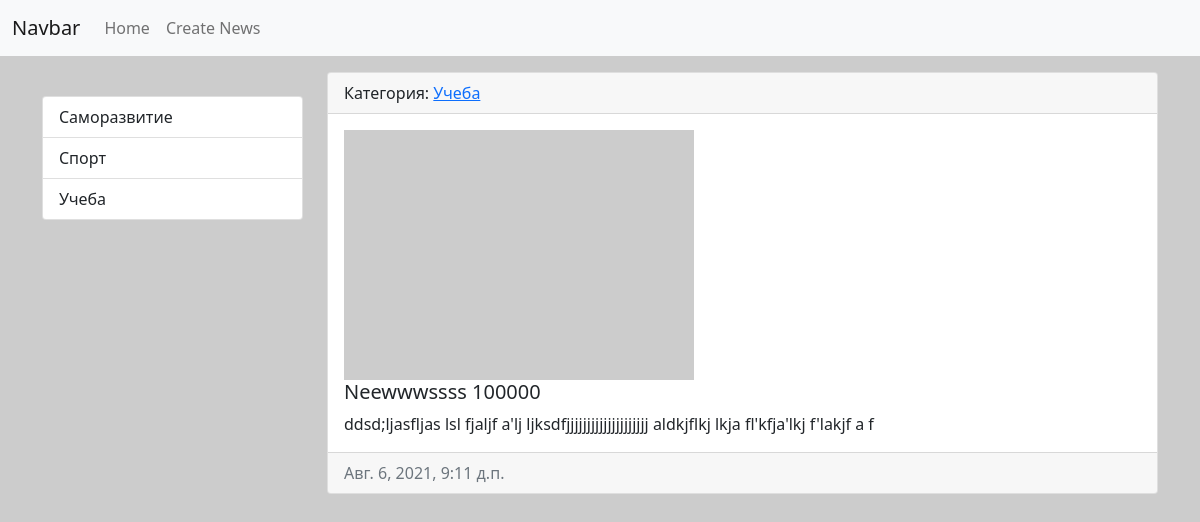
The app's page /news/9 with its own data.
### news/models.py (models this page shows, shortened)
class Category(models.Model):
    title = models.CharField('Название', max_length=100, db_index=True)
    def get_absolute_url(self):
        return reverse('category', kwargs={"category_id": self.pk})
    def __str__(self):
        return self.title
    class Meta:
        verbose_name = 'Категорию'
        verbose_name_plural = 'Категории'
        ordering = ['title']

class News(models.Model):
    title = models.CharField('Название', max_length=150)
    content = models.TextField('Контент', blank=True)
    created_ad = models.DateTimeField('Дата регистрации', auto_now_add=True)
    updated_ad = models.DateTimeField('Дата обновления', auto_now=True)
    photo = models.ImageField('Фото', upload_to='photos/%Y/%m/%d/', blank=True)
    is_published = models.BooleanField('Опубликовано', default=True)
    category = models.ForeignKey('Category', on_delete=models.PROTECT, null=True, verbose_name='Категория')
    class Meta:
        verbose_name = 'Новость'
        verbose_name_plural = 'Новости'
        ordering = ['-created_ad']

### news/views.py (the view)
# urls.py: path('news/<int:pk>', ViewNews.as_view(), name='view_news'),
class ViewNews(DetailView):
    model = News
    context_object_name = 'news_item'

### news/templatetags/news_tags.py (called while the page is built)
@register.simple_tag()
def get_categories():
    return Category.objects.all()

@register.inclusion_tag('news/list_categories.html')
def show_categories():
    categories = Category.objects.all()
    return {"categories": categories}

### news/templates/news/news_detail.html (shortened to what this page needs)
{% extends 'base.html' %}
{% block sidebar %}
{% include 'inc/_sidebar.html' %}
{% endblock %}
{% block content %}
<div class="card mb-3">
    <div class="card-header">
        Категория: <a href="{{ news_item.category.get_absolute_url }}">{{ news_item.category }}</a>
    </div>
    <div class="card-body">
        <div class="media">
            {% if i.photo %}
            <img src="{{ news_item.photo.url }}" alt="" width="350px" height="250" class="mr-3">
            {% else %}
            <img src="https://picsum.photos/200" alt="" width="350px" height="250" class="mr-3">
            {% endif %}
            <div class="media-body">
                <h5 class="card-title">{{ news_item.title }}</h5>
                <p class="card-text">{{ news_item.content }}</p>
            </div>
        </div>
    </div>
    <div class="card-footer text-muted">
        {{ news_item.created_ad }}
    </div>
</div>
{% endblock %}

### news/templates/news/list_categories.html
<div class="list-group">
    {% for i in categories %}
    <a href="{{ i.get_absolute_url }}" class="list-group-item list-group-item-action">{{ i.title }}</a>
    {% endfor %}
</div>

### records on screen
Category: title "Саморазвитие"
Category: title "Спорт"
Category: title "Учеба"
News: category "Учеба", title "Neewwwssss 100000", content "ddsd;ljasfljas lsl fjaljf a'lj ljksdfjjjjjjjjjjjjjjjjjjjj aldkjflkj lkja fl'kfja'lkj f'lakjf a f", created_ad "Авг. 6, 2021, 9:11 д.п."
